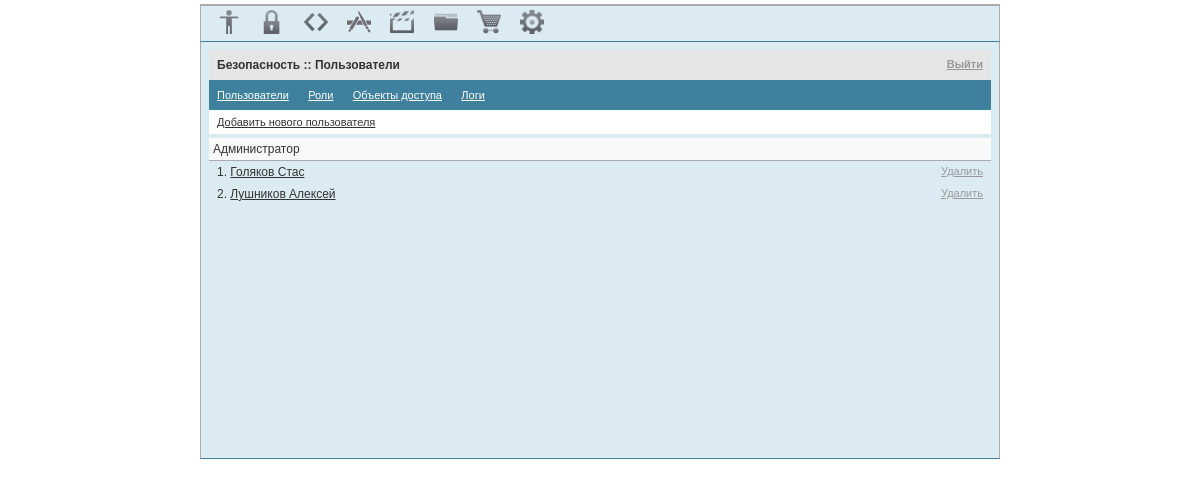
/admin/index.php?p=user (signed in), run on the app's committed database.
### tables this page shows
CREATE TABLE `role` (
  `id_role` int(11) NOT NULL AUTO_INCREMENT,
  `name` varchar(20) DEFAULT NULL,
  `discount` int(11) NOT NULL DEFAULT '0',
  PRIMARY KEY (`id_role`)
);

CREATE TABLE `user` (
  `id_user` int(11) NOT NULL AUTO_INCREMENT,
  `first_name` text,
  `last_name` text,
  `patronymic` text,
  `photo` text,
  `info` text,
  `country` text,
  `sity` text,
  `zip_code` varchar(10) DEFAULT NULL,
  `street` text,
  `house` varchar(10) DEFAULT NULL,
  `composition` varchar(10) DEFAULT NULL,
  `building` varchar(10) DEFAULT NULL,
  `flat` varchar(10) DEFAULT NULL,
  `office` varchar(10) DEFAULT NULL,
  `phone` text,
  `email` text,
  `password` text,
  `counter` int(11) DEFAULT NULL,
  `date_registration` timestamp NULL DEFAULT NULL,
  `activated` tinyint(1) DEFAULT NULL,
  `date_last_activity` timestamp NULL DEFAULT NULL,
  `deleted` tinyint(1) NOT NULL DEFAULT '0',
  `cash` int(11) DEFAULT '0',
  `cash_last_date` datetime DEFAULT NULL COMMENT 'Дата, когда мастер последний раз забирал деньги',
  `cash_last_money` float DEFAULT NULL,
  PRIMARY KEY (`id_user`)
);

### common/CPage.php (called while the page is built, shortened)
<?php
abstract class CPage {
        ?>
        <?php
    public function content() {
        if (function_exists('p_content'))
            return p_content();
    }
}
?>

### common/CUser.php (called while the page is built, shortened)
<?php
include 'CRole.php';
class CUser {
    protected $first_name = false;
    protected $last_name = false;
    protected $email = false;
    protected $roles = array();
    protected $deleted = false;
    public function __construct($id_user) {
        $result = mysql_query("SELECT * FROM `user` WHERE `id_user`='$id_user'");
        $row = mysql_fetch_array($result);
        $this->id_user = $id_user;
        $this->first_name = $row['first_name'];
        $this->last_name = $row['last_name'];
        $this->email = $row['email'];
        $this->deleted = $row['deleted'];
        $result = mysql_query("SELECT * FROM `user_role` WHERE `id_user`='$this->id_user'") or die("!user");
        while ($row = mysql_fetch_array($result)) {
            array_push($this->roles, new CRole($row['id_role']));
        }
    }
    public function first_name() {
        return $this->first_name;
    }
    public function last_name() {
        return $this->last_name;
    }
    public function email() {
        return $this->email;
    }
    public function deleted() {
        return $this->deleted;
    }
}
?>

### common/CRole.php (called while the page is built, shortened)
<?php
include 'CPermission.php';
class CRole {
    private $permissions = array();
    public function __construct($id_role = 0) {
        $result = mysql_query("SELECT * FROM `role` WHERE `id_role`='$id_role'");
        $row = mysql_fetch_array($result);
        $this->id_role = $id_role;
        $result = mysql_query("SELECT * FROM `role_permission` WHERE `id_role`='$this->id_role'") or die(mysql_error());
        while ($row = mysql_fetch_array($result)) {
            array_push($this->permissions, new CPermission($row['id_permission']));
        }
    }
}
?>

### common/CPermission.php (called while the page is built, shortened)
<?php
class CPermission {
    public function __construct($id_permission = 0) {
        $result = mysql_query("SELECT * FROM `permission` WHERE `id_permission`='$id_permission'");
        $row = mysql_fetch_array($result);
    }
}
?>

### admin/_user.php (the view, shortened to what this page needs)
<?php
function p_dark_block() {
    ?>
    <a href="index.php?p=user">Пользователи</a>
    <a href="index.php?p=role">Роли</a>
    <a href="index.php?p=permission">Объекты доступа</a>
    <a href="index.php?p=log">Логи</a>
    <?php
}
function p_navigation() {
    ?>
    <a href="index.php?p=user_add">Добавить нового пользователя</a>
    <?php
}
function p_content() {
    $result_role = mysql_query("SELECT * FROM `role`");
    while ($row_role = mysql_fetch_array($result_role)) {
        echo "<div style='padding: 4px; border-bottom: 1px solid #aaa; background-color: #f9f9f9;'>" . $row_role['name'] . "</div>";
        $result = mysql_query("SELECT * FROM `user` WHERE `id_user` IN (SELECT `id_user` FROM `user_role` WHERE `id_role`='" . $row_role['id_role'] . "') ORDER BY `last_name` ASC") or die(mysql_error());
        $i = 0;
        while ($row = mysql_fetch_array($result)) {
            $id_user = $row['id_user'];
            $user = new CUser($id_user);
            ?>
            <div class="list_item">
                <?php
                echo (++$i) . ". ";
                if ($user->deleted()) {
                    ?>
                    <a style='background-color: #fbc6c6; ' href='index.php?p=user_edit&id_user=<?php echo $id_user; ?>'> <?php echo $user->last_name() . " " . $user->first_name(); ?></a>
                    <a class='small_grey right' href="user_undelete.php?id_user=<?php echo $id_user; ?>">Восстановить</a>
                    <?php
                } else {
                    ?>
                    <a title="<?php echo $user->email();?>" href='index.php?p=user_edit&id_user=<?php echo $id_user; ?>'> <?php echo $user->last_name() . " " . $user->first_name(); ?></a>
                    <a class='small_grey right' href="user_delete.php?id_user=<?php echo $id_user; ?>" onclick="if(!confirm('Вы действительно хотите удалить пользователя ( <?php echo $user->last_name() . " " . $user->first_name(); ?> )? ')) return false;">Удалить</a>
                    <?php
                }
                ?> <div class="clearer"></div>
            </div>
            <?
        }
    }
}
?>

### admin/css/general.css (style rules this page uses)
* { margin: 0; padding: 0; direction: ltr; font-family: tahoma, arial, verdana, sans-serif, Lucida Sans; font-size: 12px; color: #333333; }
html,body { background-color: white; }
a { cursor: pointer; }
.small_grey { font-size: 11px; color: #999999; margin-left: 8px; }
.right { float: right; }
.dark_block a { color: white; margin-right: 16px; font-size: 11px; }
.navigation > * { padding: 6px 8px; display: inline-block; }
.navigation a { font-size: 11px; }
.list_item { padding: 4px 8px; }

### data on the page
role: name "Администратор"
user: last_name "Голяков", first_name "Стас"
user: last_name "Лушников", first_name "Алексей"

### other printed values
$page->description() "Безопасность :: Пользователи"
